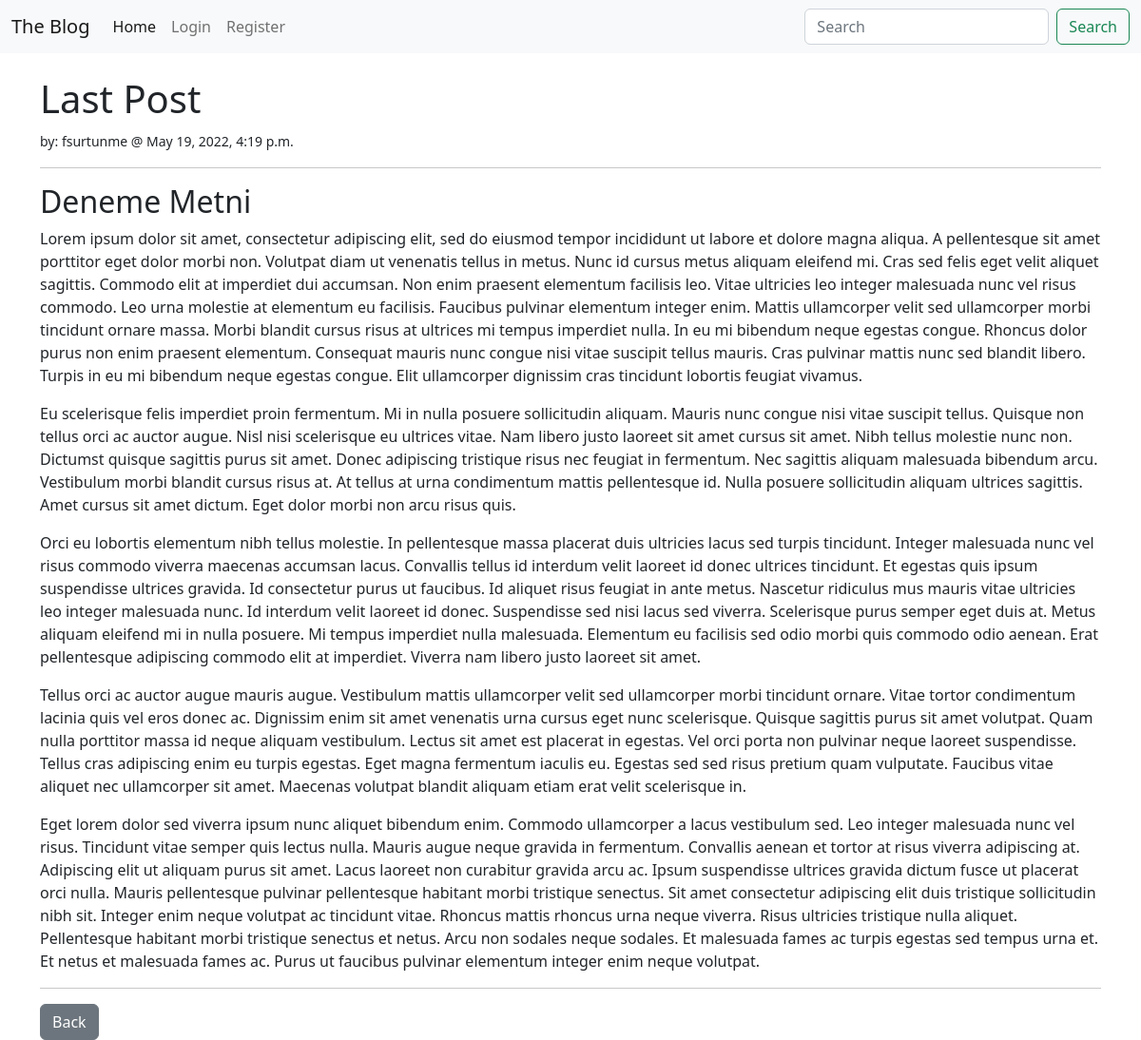
Page /post/7 on the committed database.
### theblog/models.py (models this page shows, shortened)
class Post(models.Model):
    title = models.CharField(max_length=240)
    author = models.ForeignKey(User,on_delete=models.CASCADE)
    summary = models.TextField()
    body = models.TextField()
    date = models.DateTimeField(auto_now_add=True)
    post_category = models.CharField(max_length = 255, default='')

### theblog/views.py (the view)
# urls.py: path('post/<int:pk>',PostView.as_view(),name='post'),
class PostView(DetailView):
    model = Post
    template_name = 'theblog/post.html'

### theblog/templates/theblog/post.html (shortened to what this page needs)
{% extends 'theblog/base.html' %}
{% block content %}
<h1>{{ post.title }}</h1>
<small> by: {{ post.author }} @ {{ post.date }}</small>
<hr>
<p> {{ post.body|safe }}</p>
<hr>
<a href="{% url 'home' %}" class="btn btn-secondary">Back</a>
{% endblock %}

### theblog/templates/theblog/base.html (shortened to what this page needs)
<!doctype html>
<html lang="en">
  <head>
    <link href="https://cdn.jsdelivr.net/npm/bootstrap@5.2.0-beta1/dist/css/bootstrap.min.css" rel="stylesheet">
  </head>
  <body>
    <nav class="navbar navbar-expand-lg bg-light">
        <div class="container-fluid">
          <a class="navbar-brand" href="{% url 'home' %}">The Blog</a>
          <div class="collapse navbar-collapse" id="navbarSupportedContent">
            <ul class="navbar-nav me-auto mb-2 mb-lg-0">
              <li class="nav-item">
                <a class="nav-link active" aria-current="page" href="{% url 'home' %}">Home</a>
              </li>
              {% if user.is_authenticated %}
              <li class="nav-item">
                <a class="nav-link" href="{% url 'create' %}">Create</a>
              </li>
              <li class="nav-item">
                <a class="nav-link" href="{% url 'create_category' %}">Add Category</a>
              </li>
              <li class="nav-item">
                <a class="nav-link" href="{% url 'logout' %}">Logout</a>
              </li>
              {% else %}
              <li class="nav-item">
                <a class="nav-link" href="{% url 'login' %}">Login</a>
              </li>
                <li class="nav-item">
                  <a class="nav-link" href="{% url 'register' %}">Register</a>
                </li>
              {% endif %}
            </ul>
            <form class="d-flex" role="search">
              <input class="form-control me-2" type="search" placeholder="Search" aria-label="Search">
              <button class="btn btn-outline-success" type="submit">Search</button>
            </form>
          </div>
        </div>
    </nav>
    <br>
    <div class="container">
        {% block content %}
        {% endblock %}
    </div>
  </body>
</html>

### rows in the picture
Post: title "Last Post", author "fsurtunme", date "May 19, 2022, 4:19 p.m.", body "Deneme Metni Lorem ipsum dolor sit amet, consectetur adipiscing elit, sed do eiusmod tempor incididunt ut labore et dolore magna aliqua. A pellentesque sit amet porttitor eget dolor morbi non. Volutpat diam ut venenatis tellus in metus. Nunc id cursus metus aliquam eleifend mi. Cras sed felis eget velit aliquet sagittis. Commodo elit at imperdiet dui accumsan. Non enim praesent elementum facilisis leo. Vitae ultricies leo integer malesuada nunc vel risus commodo. Leo urna molestie at elementum eu facilisis. Faucibus pulvinar elementum integer enim. Mattis ullamcorper velit sed ullamcorper morbi tincidunt ornare massa. Morbi blandit cursus risus at ultrices mi tempus imperdiet nulla. In eu…"
